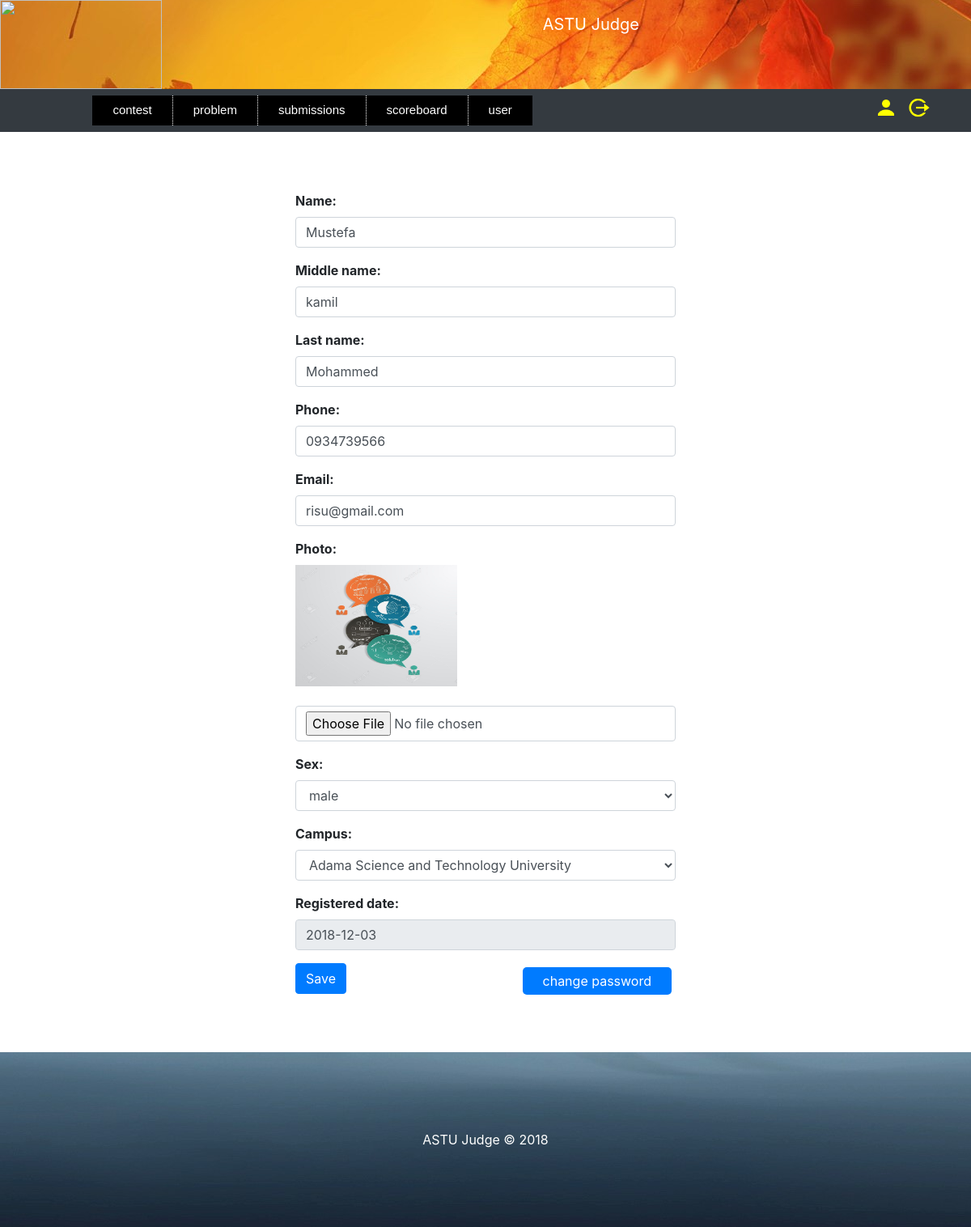
The page /admin-profile/ (signed in) on the database its author committed.
### judge/models.py (models this page shows, shortened)
class Admin(models.Model):
    name = models.CharField(max_length=200)
    middle_name = models.CharField(max_length=200)
    last_name = models.CharField(max_length=200)
    phone_regex = RegexValidator(
        regex=r'^\+?1?\d{10,15}$',
        message='Phone number must be entered in the format : 0987654321 or +251987654321 up to 15 digits allowed'
    )
    phone = models.CharField(validators=[phone_regex], max_length=15, blank=True)
    email = models.EmailField()
    password_regex = RegexValidator(
        regex=r'^\S{6,1024}',
        message='password must be at least 6 character'
    )
    password = models.CharField(validators=[password_regex], max_length=1024)
    sex = models.CharField(max_length=200, choices=(('male', 'male'), ('female', 'female')))
    photo = models.ImageField(blank=True, upload_to='', default='null.png')
    campus = models.ForeignKey(Campus, on_delete=models.CASCADE)
    register_date = models.DateField()
    def image_tag(self):
        return mark_safe('<img src="%s" width="150" height="150"/>' % self.photo.url)
    image_tag.short_description = 'Photo'
    image_tag.allow_tags = True

### judge/views.py (the view)
# urls.py: path('admin-profile/', views.view_admin_profile, name='admin_profile'),
def view_admin_profile(request):
    admin_email = request.session.get('admin_auth')
    if not admin_email:
        raise Http404("You are not Logged in")
    contest = admin_view_contest_form(request, admin_email)
    if request.method == "POST":
        form = EditAdminProfile(request.POST, request.FILES, admin_email=admin_email)
        if form.is_valid():
            admin = Admin.objects.get(email=admin_email)
            admin.name = request.POST.get('name')
            admin.middle_name = request.POST.get('middle_name')
            admin.last_name = request.POST.get('last_name')
            admin.phone = request.POST.get('phone')
            admin.email = request.POST.get('email')
            admin.sex = request.POST.get('sex')
            admin.campus = Campus.objects.get(pk=request.POST.get('campus'))
            if request.FILES.get('photo'):
                admin.photo = request.FILES.get('photo')
            admin.save()
            if request.session['admin_auth'] != request.POST.get('email'):
                request.session['admin_auth'] = request.POST.get('email')
            messages.success(request, "The admin "+admin.name+" was update successfully.")
            return redirect('/admin-profile/')
    else:
        form = EditAdminProfile(admin_email=admin_email)
    return render(request, 'webpages/admin_profile.html', {'form': form, 'contest': contest})

### judge/views.py (called while the page is built)
def admin_view_contest_form(request, email):
    admin = Admin.objects.get(email=email)
    utc = pytz.UTC
    date = utc.localize(datetime.now())
    contest_id = request.session.get('admin_contest')
    contest = Contest.objects.filter(campus=admin.campus, active_time__lt=date, deactivate_time__gt=date,
                                     enable='yes').order_by('start_time')
    for i in contest:
        if contest_id == str(i.id):
            i.selected = 'yes'
        else:
            i.selected = 'no'
    return contest

### judge/templates/webpages/admin_profile.html (shortened to what this page needs)
<!DOCTYPE html>
<html lang="en">
<head>
    {% include "webpages/admin_homepage.html" %}
    {%load static%}
    {%load filter%}
    <link rel="stylesheet" href="{% static 'files/bootstrap/css/bootstrap.css' %}"  type="text/css" >
    <link rel="stylesheet" href="{% static 'files/style5.css' %}"  type="text/css" >
    <link rel="stylesheet" href="{% static 'files/style8.css' %}"  type="text/css" >
</head>
    <body>
    <br>
        {% load widget_tweaks %}
        <div class = "container col-5">
        <form  enctype="multipart/form-data" method="post" novalidate>
            {% for field in form.visible_fields %}
                <div class = "form-group">
                    <strong>{{ field.label_tag }}</strong>
                    {% if field.name == 'photo' %}
                        <br><img src="{% static field.field.initial %}" height="150" width="200"><br><br>
                    {% endif %}
                    {% if form.is_bound %}
                        {% if field.errors %}
                            {% render_field field class="form-control is-invalid" %}
                            {% for  error in field.errors %}
                                <div class="invalid-feedback">
                                    {{ error }}
                                </div>
                            {% endfor %}
                        {% else %}
                            {% render_field field class="form-control is-valid" %}
                        {% endif %}
                    {% else %}
                        {% render_field field class="form-control" %}
                    {% endif %}
                </div>
            {% endfor %}
            <button type="submit" class = "btn btn-primary" > Save</button>
            <a class="butt" href="{% url 'ChangePassword' 'admin' %}" style="float:right;">change password</a>
        </form>
            </div>
    </body>
    <footer>
        {% include "webpages/footer.html" %}
    </footer>
</html>

### judge/static/files/style3.css (style rules this page uses)
a.butt, a.butt-up { background-color: #007bff; color: white; border-color: #5cb85c; margin:5px; padding: 5px 25px; text-align: center; border-radius: 5px; }
a.butt:link, a.back:visited, { background-color: #11aa44; color: white; }

### rows shown on the page
Admin: name "Mustefa" "kamil" "Mohammed" "0934739566" "risu@gmail.com" "male" "Adama Science and Technology University"

### other values the page prints
{{ field.label_tag }} "Name:" "Middle name:" "Last name:" "Phone:" "Email:" "Photo:" "Sex:" "Campus:" "Registered date:"
